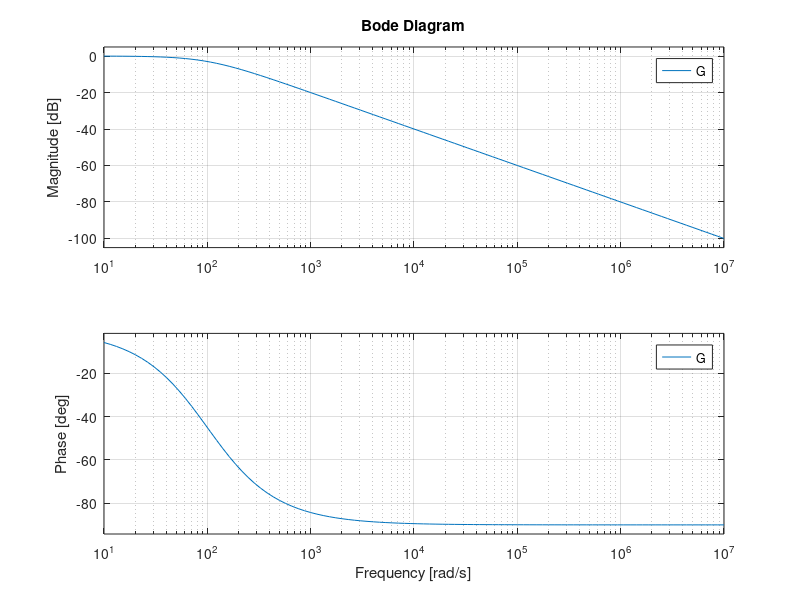

This chart was generated by the following MATLAB code:
clc; clear; close all;

%% Datos del circuito
R = 10;
L = 1e-3;
C = 100e-6;

% Creamos función de transferencia G(s)
num = 100;
den = [1 100];
G = tf(num, den);
f = logspace(0, 6, 10000);  % Frecuencia en Hz 
w = 2*pi*f;            % Convertimos a radianes
s = 1j*w;                     
Gjw = freqs(num, den, w);   
mag = abs(Gjw);              %Sacamos el valor absoluto              
mag_dB = 20*log10(mag);      % Magnitud en dB 
fase = angle(Gjw);           
fase_deg = rad2deg(fase);    % Fase en grados )
N=1000000;
w = logspace(1,7,N);

bode(G,w);N=100;
w = logspace(1,7,N);
bode(G,w);

%obtenemos en -3dB 93.3 rad/s  --> 14.8491561905 Hz